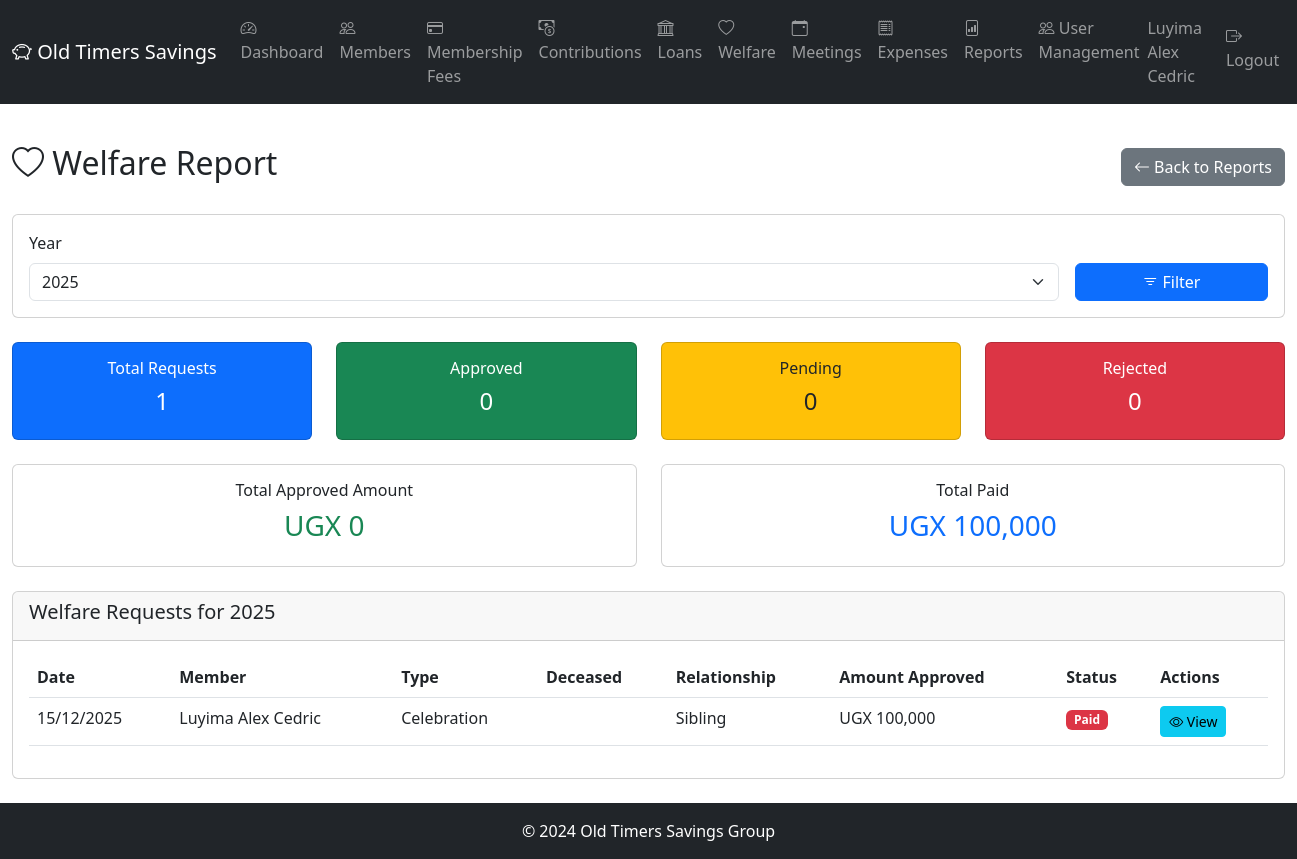
/reports/welfare (signed in), run on the app's committed database.
### app/models/member.py (models this page shows, shortened)
class Member(db.Model):
    __tablename__ = 'members'
    id = db.Column(db.Integer, primary_key=True)
    member_number = db.Column(db.String(10), unique=True, nullable=False)  # OT-001
    full_name = db.Column(db.String(100), nullable=False)
    national_id = db.Column(db.String(20), unique=True)
    date_of_birth = db.Column(db.Date)
    gender = db.Column(db.String(10))  # Male, Female
    phone_primary = db.Column(db.String(20), nullable=False)
    phone_secondary = db.Column(db.String(20))
    email = db.Column(db.String(100))
    physical_address = db.Column(db.Text)
    occupation = db.Column(db.String(100))
    date_joined = db.Column(db.Date, nullable=False)
    membership_fee_paid = db.Column(db.Boolean, default=False)
    membership_fee_date = db.Column(db.Date)
    membership_fee_receipt = db.Column(db.String(20))
    status = db.Column(db.String(20), default='Active')  # Active, Inactive, Suspended, Expelled, Deceased
    total_contributed = db.Column(db.Numeric(15, 2), default=0.00)
    consecutive_months_paid = db.Column(db.Integer, default=0)
    last_contribution_date = db.Column(db.Date)
    qualified_for_benefits = db.Column(db.Boolean, default=False)
    suspension_date = db.Column(db.Date)
    expulsion_date = db.Column(db.Date)
    expulsion_reason = db.Column(db.Text)
    refund_amount = db.Column(db.Numeric(15, 2))
    refund_paid = db.Column(db.Boolean, default=False)
    created_at = db.Column(db.DateTime, default=datetime.utcnow)
    updated_at = db.Column(db.DateTime, default=datetime.utcnow, onupdate=datetime.utcnow)
    created_by = db.Column(db.Integer)
    next_of_kin = db.relationship('NextOfKin', backref='member', lazy='dynamic', cascade='all, delete-orphan')
    contributions = db.relationship('Contribution', backref='member', lazy='dynamic')
    welfare_requests = db.relationship('WelfareRequest', backref='member', lazy='dynamic')
    loans = db.relationship('Loan', backref='member', lazy='dynamic', foreign_keys='Loan.member_id')
    loans_guaranteed1 = db.relationship('Loan', foreign_keys='Loan.guarantor1_id', lazy='dynamic')
    loans_guaranteed2 = db.relationship('Loan', foreign_keys='Loan.guarantor2_id', lazy='dynamic')

### app/models/welfare.py (models this page shows, shortened)
class WelfareRequest(db.Model):
    __tablename__ = 'welfare_requests'
    id = db.Column(db.Integer, primary_key=True)
    request_number = db.Column(db.String(20), unique=True, nullable=False)  # WR-YYYY-NNN
    member_id = db.Column(db.Integer, db.ForeignKey('members.id'), nullable=False)
    request_type = db.Column(db.String(20), nullable=False)  # Bereavement, Medical, Celebration
    affected_person = db.Column(db.String(100))
    relationship = db.Column(db.String(50))  # Spouse, Child, Parent
    incident_date = db.Column(db.Date, nullable=False)
    description = db.Column(db.Text, nullable=False)
    amount_requested = db.Column(db.Numeric(15, 2))
    documents_path = db.Column(db.String(255))
    status = db.Column(db.String(20), default='Submitted')  # Submitted, UnderReview, Approved, Rejected, Paid
    submitted_date = db.Column(db.DateTime, default=datetime.utcnow)
    reviewed_by_secretary = db.Column(db.Integer, db.ForeignKey('users.id'))
    secretary_review_date = db.Column(db.DateTime)
    secretary_notes = db.Column(db.Text)
    approved_by_chairman = db.Column(db.Integer, db.ForeignKey('users.id'))
    chairman_approval_date = db.Column(db.DateTime)
    chairman_notes = db.Column(db.Text)
    amount_approved = db.Column(db.Numeric(15, 2))
    rejection_reason = db.Column(db.Text)
    payment_voucher_number = db.Column(db.String(20))
    created_at = db.Column(db.DateTime, default=datetime.utcnow)
    updated_at = db.Column(db.DateTime, default=datetime.utcnow, onupdate=datetime.utcnow)
    secretary = db.relationship('User', foreign_keys=[reviewed_by_secretary])
    chairman = db.relationship('User', foreign_keys=[approved_by_chairman])
    payment = db.relationship('WelfarePayment', backref='welfare_request', uselist=False)

### app/routes/reports.py (the view)
@reports.route('/welfare')
@login_required
def welfare_report():
    if not (current_user.is_executive() or current_user.is_super_admin() or current_user.is_auditor()):
        abort(403)
    year = request.args.get('year', type=int)
    if not year:
        year = date.today().year
    requests = WelfareRequest.query.filter(
        extract('year', WelfareRequest.created_at) == year
    ).order_by(WelfareRequest.created_at.desc()).all()
    total_requests = len(requests)
    approved_requests = [r for r in requests if r.status == 'Approved']
    pending_requests = [r for r in requests if r.status == 'Pending']
    rejected_requests = [r for r in requests if r.status == 'Rejected']
    total_approved_amount = sum(r.amount_approved or 0 for r in approved_requests)
    payments = WelfarePayment.query.filter(
        extract('year', WelfarePayment.payment_date) == year
    ).all()
    total_paid = sum(p.amount_paid for p in payments)
    return render_template('reports/welfare.html',
                         year=year,
                         requests=requests,
                         total_requests=total_requests,
                         approved_count=len(approved_requests),
                         pending_count=len(pending_requests),
                         rejected_count=len(rejected_requests),
                         total_approved_amount=total_approved_amount,
                         total_paid=total_paid)

### app/models/user.py (called while the page is built)
@login_manager.user_loader
def load_user(user_id):
    return User.query.get(int(user_id))

    def is_super_admin(self):
        return self.role == 'SuperAdmin'

    def is_executive(self):
        return self.role == 'Executive'

### app/utils/helpers.py (called while the page is built)
def format_currency(amount):
    if amount is None:
        return "UGX 0"
    try:
        amount = float(amount)
        return f"UGX {amount:,.0f}"
    except (ValueError, TypeError):
        return "UGX 0"

### app/templates/reports/welfare.html (shortened to what this page needs)
{% extends "base.html" %}
{% block content %}
<div class="container-fluid py-4">
    <div class="d-flex justify-content-between align-items-center mb-4">
        <h2><i class="bi bi-heart"></i> Welfare Report</h2>
        <a href="{{ url_for('reports.reports_index') }}" class="btn btn-secondary">
            <i class="bi bi-arrow-left"></i> Back to Reports
        </a>
    </div>
    <div class="card mb-4">
        <div class="card-body">
            <form method="GET" class="row g-3">
                <div class="col-md-10">
                    <label for="year" class="form-label">Year</label>
                    <select class="form-select" id="year" name="year">
                        {% for y in range(2020, 2031) %}
                        <option value="{{ y }}" {% if y == year %}selected{% endif %}>{{ y }}</option>
                        {% endfor %}
                    </select>
                </div>
                <div class="col-md-2 d-flex align-items-end">
                    <button type="submit" class="btn btn-primary w-100">
                        <i class="bi bi-filter"></i> Filter
                    </button>
                </div>
            </form>
        </div>
    </div>
    <div class="row mb-4">
        <div class="col-md-3">
            <div class="card bg-primary text-white">
                <div class="card-body text-center">
                    <h6>Total Requests</h6>
                    <h4>{{ total_requests }}</h4>
                </div>
            </div>
        </div>
        <div class="col-md-3">
            <div class="card bg-success text-white">
                <div class="card-body text-center">
                    <h6>Approved</h6>
                    <h4>{{ approved_count }}</h4>
                </div>
            </div>
        </div>
        <div class="col-md-3">
            <div class="card bg-warning text-dark">
                <div class="card-body text-center">
                    <h6>Pending</h6>
                    <h4>{{ pending_count }}</h4>
                </div>
            </div>
        </div>
        <div class="col-md-3">
            <div class="card bg-danger text-white">
                <div class="card-body text-center">
                    <h6>Rejected</h6>
                    <h4>{{ rejected_count }}</h4>
                </div>
            </div>
        </div>
    </div>
    <div class="row mb-4">
        <div class="col-md-6">
            <div class="card">
                <div class="card-body text-center">
                    <h6>Total Approved Amount</h6>
                    <h3 class="text-success">{{ format_currency(total_approved_amount) }}</h3>
                </div>
            </div>
        </div>
        <div class="col-md-6">
            <div class="card">
                <div class="card-body text-center">
                    <h6>Total Paid</h6>
                    <h3 class="text-primary">{{ format_currency(total_paid) }}</h3>
                </div>
            </div>
        </div>
    </div>
    <div class="card">
        <div class="card-header">
            <h5>Welfare Requests for {{ year }}</h5>
        </div>
        <div class="card-body">
            {% if requests %}
            <div class="table-responsive">
                <table class="table table-hover">
                    <thead>
                        <tr>
                            <th>Date</th>
                            <th>Member</th>
                            <th>Type</th>
                            <th>Deceased</th>
                            <th>Relationship</th>
                            <th>Amount Approved</th>
                            <th>Status</th>
                            <th>Actions</th>
                        </tr>
                    </thead>
                    <tbody>
                        {% for request in requests %}
                        <tr>
                            <td>{{ request.created_at.strftime('%d/%m/%Y') }}</td>
                            <td>{{ request.member.full_name }}</td>
                            <td>{{ request.request_type }}</td>
                            <td>{{ request.deceased_name }}</td>
                            <td>{{ request.relationship }}</td>
                            <td>{{ format_currency(request.amount_approved or 0) }}</td>
                            <td>
                                <span class="badge bg-{{ 'success' if request.status == 'Approved' else 'warning' if request.status == 'Pending' else 'danger' }}">
                                    {{ request.status }}
                                </span>
                            </td>
                            <td>
                                <a href="{{ url_for('welfare.view_request', id=request.id) }}" class="btn btn-sm btn-info">
                                    <i class="bi bi-eye"></i> View
                                </a>
                            </td>
                        </tr>
                        {% endfor %}
                    </tbody>
                </table>
            </div>
            {% else %}
            <div class="alert alert-info">
                <i class="bi bi-info-circle"></i> No welfare requests found for {{ year }}.
            </div>
            {% endif %}
        </div>
    </div>
</div>
{% endblock %}

### app/templates/base.html (shortened to what this page needs)
<!DOCTYPE html>
<html lang="en">
<head>
    <link href="https://cdn.jsdelivr.net/npm/bootstrap@5.3.0/dist/css/bootstrap.min.css" rel="stylesheet">
    <link rel="stylesheet" href="https://cdn.jsdelivr.net/npm/bootstrap-icons@1.10.0/font/bootstrap-icons.css">
</head>
<body>
    {% if current_user.is_authenticated %}
    <nav class="navbar navbar-expand-lg navbar-dark bg-dark">
        <div class="container-fluid">
            <a class="navbar-brand" href="{{ url_for('main.dashboard') }}">
                <i class="bi bi-piggy-bank"></i> Old Timers Savings
            </a>
            <div class="collapse navbar-collapse">
                <ul class="navbar-nav me-auto">
                    <li class="nav-item">
                        <a class="nav-link" href="{{ url_for('main.dashboard') }}">
                            <i class="bi bi-speedometer2"></i> Dashboard
                        </a>
                    </li>
                    {% if current_user.is_super_admin() or current_user.is_executive() or current_user.is_auditor() %}
                    <li class="nav-item">
                        <a class="nav-link" href="{{ url_for('members.list_members') }}">
                            <i class="bi bi-people"></i> Members
                        </a>
                    </li>
                    <li class="nav-item">
                        <a class="nav-link" href="{{ url_for('membership_fees.list_members') }}">
                            <i class="bi bi-credit-card"></i> Membership Fees
                        </a>
                    </li>
                    <li class="nav-item">
                        <a class="nav-link" href="{{ url_for('contributions.list_contributions') }}">
                            <i class="bi bi-cash-coin"></i> Contributions
                        </a>
                    </li>
                    <li class="nav-item">
                        <a class="nav-link" href="{{ url_for('loans.list_loans') }}">
                            <i class="bi bi-bank"></i> Loans
                        </a>
                    </li>
                    <li class="nav-item">
                        <a class="nav-link" href="{{ url_for('welfare.list_requests') }}">
                            <i class="bi bi-heart"></i> Welfare
                        </a>
                    </li>
                    <li class="nav-item">
                        <a class="nav-link" href="{{ url_for('meetings.list_meetings') }}">
                            <i class="bi bi-calendar-event"></i> Meetings
                        </a>
                    </li>
                    <li class="nav-item">
                        <a class="nav-link" href="{{ url_for('expenses.list_expenses') }}">
                            <i class="bi bi-receipt"></i> Expenses
                        </a>
                    </li>
                    {% endif %}
                    <li class="nav-item">
                        <a class="nav-link" href="{{ url_for('reports.reports_index') }}">
                            <i class="bi bi-file-bar-graph"></i> Reports
                        </a>
                    </li>
                    {% if current_user.is_super_admin() %}
                    <li class="nav-item">
                        <a class="nav-link" href="{{ url_for('users.list_users') }}">
                            <i class="bi bi-people"></i> User Management
                        </a>
                    </li>
                    {% endif %}
                </ul>
                <ul class="navbar-nav ms-auto">
                    <li class="nav-item">
                        <span class="navbar-text me-3">
                            {{ current_user.member.full_name }}
                        </span>
                    </li>
                    <li class="nav-item">
                        <a class="nav-link" href="{{ url_for('auth.logout') }}">
                            <i class="bi bi-box-arrow-right"></i> Logout
                        </a>
                    </li>
                </ul>
            </div>
        </div>
    </nav>
    {% endif %}
    <main>
        {% block content %}{% endblock %}
    </main>
    <footer class="bg-dark text-white text-center py-3 mt-auto">
        <p class="mb-0">&copy; 2024 Old Timers Savings Group</p>
    </footer>
</body>
</html>

### app/templates/base.html (style rules this page uses)
body { min-height: 100vh; display: flex; flex-direction: column; }
main { flex: 1; }

### data on the page
Member: member.full_name "Luyima Alex Cedric"
WelfareRequest: created_at "15/12/2025", member.full_name "Luyima Alex Cedric", request_type "Celebration", relationship "Sibling", amount_approved "UGX 100,000", status "Paid"

### other printed values
{{ total_requests }} "1"
{{ approved_count }} "0"
{{ pending_count }} "0"
{{ rejected_count }} "0"
{{ year }} "2025"
form field year "2025"
